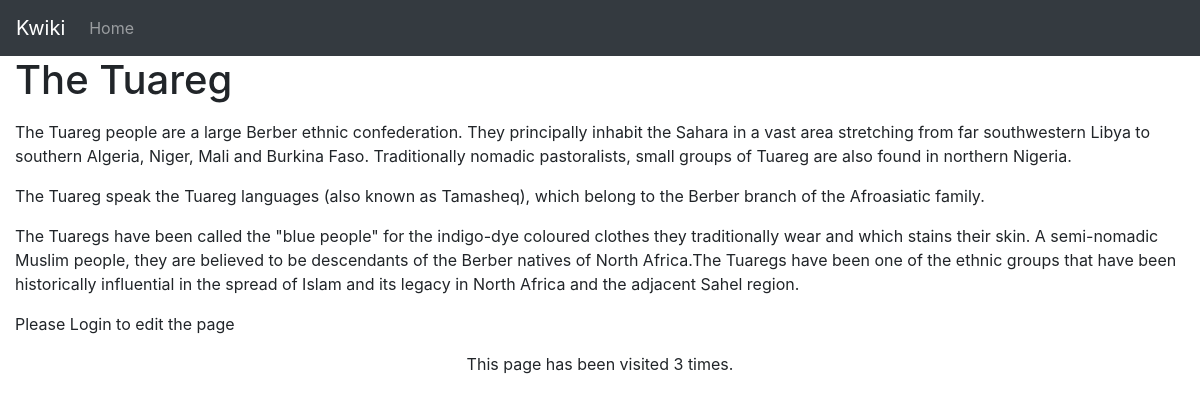
The app's page /wiki/The Tuareg/ with its own data.
### wiki/models.py (models this page shows, shortened)
class Page(models.Model):
    title = models.CharField(max_length=64, primary_key = True)
    content = models.TextField()
    counter = models.IntegerField(default = 1)

### wiki/views.py (the view)
# urls.py: path('<str:pk>/', views.view_page, name='detail'),
def view_page(request, pk):
    try:
        page = Page.objects.get(pk=pk)
        page.counter = F('counter') + 1
        page.save(update_fields=['counter'])
        page.refresh_from_db()
        return render(request,'wiki/detail.html', { 'page':page })
    except Page.DoesNotExist:
        return render(request,'wiki/create_page.html', { 'page_name':pk })

### wiki/templatetags/my_tags.py (called while the page is built)
@register.filter
def markup(text):
    return markdown.markdown(text)

@register.filter
def wikify(text):
    return wikiWordV2.sub(r'''
    <a href="/wiki/\1/">\1</a>
    ''', text)

### wiki/templates/wiki/detail.html
{% extends 'wiki/base.html' %}
{% load static %}
{% load my_tags %}
{% block content %}
<h1>{{ page.title }}</h1>
<p>{{page.content | wikify | markup  | safe}}</p>
{% if perms.foo %}
<a class="btn btn-primary btn-warning" href="{% url 'wiki:edit_page' page.title %}">Edit</a>
{% else %}
<p> Please Login to edit the page </p>
{% endif %}
<div class ="text-center">This page has been visited {{ page.counter}} times.</div>
{% endblock content %}

### wiki/static/wiki/styles.css (style rules this page uses)
body { background-color: aqua; }

### records on screen
Page: title "The Tuareg", content|wikify "The Tuareg people are a large Berber ethnic confederation. They principally inhabit the Sahara in a vast area stretching from far southwestern Libya to southern Algeria, Niger, Mali and Burkina Faso. Traditionally nomadic pastoralists, small groups of Tuareg are also found in northern Nigeria. The Tuareg speak the Tuareg languages (also known as Tamasheq), which belong to the Berber branch of the Afroasiatic family. The Tuaregs have been called the \"blue people\" for the indigo-dye coloured clothes they traditionally wear and which stains their skin. A semi-nomadic Muslim people, they are believed to be descendants of the Berber natives of North Africa.The Tuaregs have been one of the ethnic…", counter "3"
